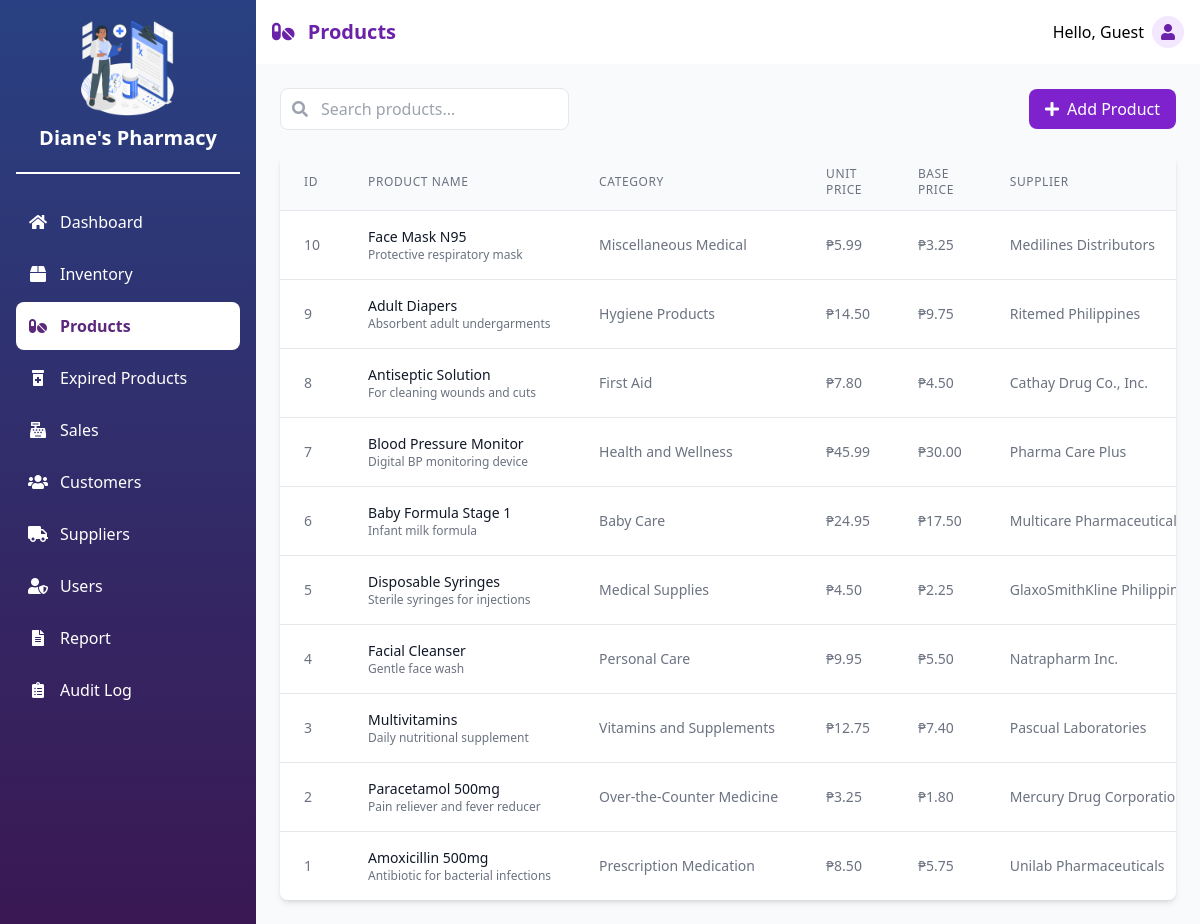
Before: /product.php with the older database file.
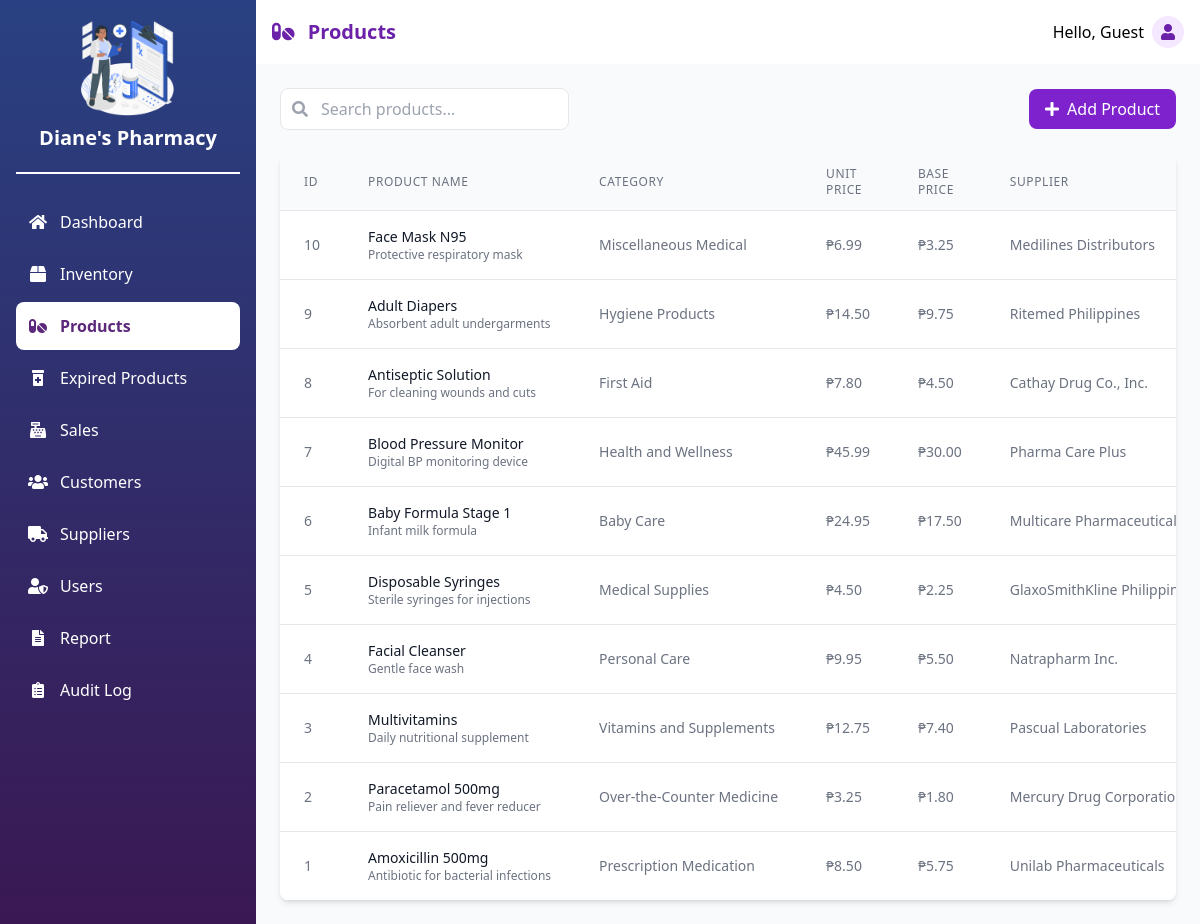
After: the same page with the newer database file.
### tables this page shows
CREATE TABLE `product` (
  `product_id` int(11) NOT NULL,
  `product_name` varchar(100) DEFAULT NULL,
  `category_id` int(11) DEFAULT NULL,
  `description` text DEFAULT NULL,
  `unit_price` decimal(10,2) DEFAULT NULL,
  `base_price` decimal(10,2) DEFAULT NULL,
  `supplier_id` int(11) DEFAULT NULL
);

CREATE TABLE `category` (
  `product_id` int(11) NOT NULL,
  `category_name` varchar(100) DEFAULT NULL
);

CREATE TABLE `supplier` (
  `supplier_id` int(11) NOT NULL,
  `supplier_name` varchar(100) DEFAULT NULL,
  `contact_number` varchar(20) DEFAULT NULL,
  `email` varchar(100) DEFAULT NULL,
  `address` varchar(255) DEFAULT NULL
);

### product.php (the view, shortened to what this page needs)
<?php
require_once 'config.php';
$pageTitle = "Products";
$pageIcon = "fas fa-pills";
try {
    $products = $pdo->query("
        SELECT p.*, c.category_name, s.supplier_name
        FROM product p
        LEFT JOIN category c ON p.category_id = c.product_id
        LEFT JOIN supplier s ON p.supplier_id = s.supplier_id
        ORDER BY p.product_id DESC
    ")->fetchAll();
} catch(PDOException $e) {
    $errorMessage = "Database error: " . $e->getMessage();
}
?>
<div class="flex justify-between items-center mb-6">
    <div class="relative">
        <input type="text" id="searchInput" placeholder="Search products..." class="pl-10 pr-4 py-2 border rounded-lg focus:outline-none focus:ring-2 focus:ring-purple-600">
        <div class="absolute inset-y-0 left-0 flex items-center pl-3 pointer-events-none">
        </div>
    </div>
    <button onclick="showAddProductModal()" class="bg-purple-700 hover:bg-purple-800 text-white py-2 px-4 rounded-lg flex items-center">
        <i class="fas fa-plus mr-2"></i> Add Product
    </button>
</div>
<div class="bg-white rounded-lg shadow-md overflow-hidden">
    <table class="min-w-full divide-y divide-gray-200">
        <thead class="bg-gray-50">
            <tr>
                <th class="px-6 py-3 text-left text-xs font-medium text-gray-500 uppercase tracking-wider">ID</th>
                <th class="px-6 py-3 text-left text-xs font-medium text-gray-500 uppercase tracking-wider">Product Name</th>
                <th class="px-6 py-3 text-left text-xs font-medium text-gray-500 uppercase tracking-wider">Category</th>
                <th class="px-6 py-3 text-left text-xs font-medium text-gray-500 uppercase tracking-wider">Unit Price</th>
                <th class="px-6 py-3 text-left text-xs font-medium text-gray-500 uppercase tracking-wider">Base Price</th>
                <th class="px-6 py-3 text-left text-xs font-medium text-gray-500 uppercase tracking-wider">Supplier</th>
            </tr>
        </thead>
        <tbody class="bg-white divide-y divide-gray-200">
            <?php foreach ($products as $product): ?>
                <tr class="hover:bg-gray-50">
                    <td class="px-6 py-4 whitespace-nowrap text-sm text-gray-500"><?php echo $product['product_id']; ?></td>
                    <td class="px-6 py-4 whitespace-nowrap">
                        <div class="text-sm font-medium text-gray-900"><?php echo $product['product_name']; ?></div>
                        <div class="text-xs text-gray-500"><?php echo substr($product['description'], 0, 50) . (strlen($product['description']) > 50 ? '...' : ''); ?></div>
                    </td>
                    <td class="px-6 py-4 whitespace-nowrap text-sm text-gray-500"><?php echo $product['category_name']; ?></td>
                    <td class="px-6 py-4 whitespace-nowrap text-sm text-gray-500">₱<?php echo number_format($product['unit_price'], 2); ?></td>
                    <td class="px-6 py-4 whitespace-nowrap text-sm text-gray-500">₱<?php echo number_format($product['base_price'], 2); ?></td>
                    <td class="px-6 py-4 whitespace-nowrap text-sm text-gray-500"><?php echo $product['supplier_name']; ?></td>
                </tr>
            <?php endforeach; ?>
        </tbody>
    </table>
</div>
<?php
$content = ob_get_clean();
include 'layout.php';
?>

### layout.php (shortened to what this page needs)
<!DOCTYPE html>
<html lang="en">
<head>
    <script src="https://cdn.tailwindcss.com"></script>
    <link rel="stylesheet" href="https://cdnjs.cloudflare.com/ajax/libs/font-awesome/5.15.4/css/all.min.css">
</head>
<body class="bg-gray-100">
    <div class="flex h-screen">
        <div class="w-64 sidebar text-white overflow-y-auto">
            <div class="logo-container p-4">
                <img src="img/logo.png" alt="Diane's Pharmacy Logo" class="logo-img">
                <div class="text-center text-xl font-bold">Diane's Pharmacy</div>
                <div class="w-full h-0.5 bg-white mt-3 md:mt-4 lg:mt-5 hidden md:block"></div>
            </div>
            <ul class="px-4">
                <li class="mb-1">
                    <a href="home.php" class="nav-item flex items-center p-3 rounded-lg <?php echo basename($_SERVER['PHP_SELF']) == 'home.php' ? 'active-nav-item' : ''; ?>">
                        <i class="fas fa-home mr-3 w-5 text-center"></i> Dashboard
                    </a>
                </li>
                <li class="mb-1">
                    <a href="inventory.php" class="nav-item flex items-center p-3 rounded-lg <?php echo basename($_SERVER['PHP_SELF']) == 'inventory.php' ? 'active-nav-item' : ''; ?>">
                        <i class="fas fa-box mr-3 w-5 text-center"></i> Inventory
                    </a>
                </li>
                <li class="mb-1">
                    <a href="product.php" class="nav-item flex items-center p-3 rounded-lg <?php echo basename($_SERVER['PHP_SELF']) == 'product.php' ? 'active-nav-item' : ''; ?>">
                        <i class="fas fa-pills mr-3 w-5 text-center"></i> Products
                    </a>
                </li>
                <li class="mb-1">
                    <a href="expired_product.php" class="nav-item flex items-center p-3 rounded-lg <?php echo basename($_SERVER['PHP_SELF']) == 'expired_product.php' ? 'active-nav-item' : ''; ?>">
                        <i class="fas fa-prescription-bottle-alt mr-3 w-5 text-center"></i> Expired Products
                    </a>
                </li>
                <li class="mb-1">
                    <a href="sales.php" class="nav-item flex items-center p-3 rounded-lg <?php echo basename($_SERVER['PHP_SELF']) == 'sales.php' ? 'active-nav-item' : ''; ?>">
                        <i class="fas fa-cash-register mr-3 w-5 text-center"></i> Sales
                    </a>
                </li>
                <li class="mb-1">
                    <a href="customer.php" class="nav-item flex items-center p-3 rounded-lg <?php echo basename($_SERVER['PHP_SELF']) == 'customer.php' ? 'active-nav-item' : ''; ?>">
                        <i class="fas fa-users mr-3 w-5 text-center"></i> Customers
                    </a>
                </li>
                <li class="mb-1">
                    <a href="supplier.php" class="nav-item flex items-center p-3 rounded-lg <?php echo basename($_SERVER['PHP_SELF']) == 'supplier.php' ? 'active-nav-item' : ''; ?>">
                        <i class="fas fa-truck mr-3 w-5 text-center"></i> Suppliers
                    </a>
                </li>
                <li class="mb-1">
                    <a href="user.php" class="nav-item flex items-center p-3 rounded-lg <?php echo basename($_SERVER['PHP_SELF']) == 'user.php' ? 'active-nav-item' : ''; ?>">
                        <i class="fas fa-user-shield mr-3 w-5 text-center"></i> Users
                    </a>
                </li>
                <li class="mb-1">
                    <a href="report.php" class="nav-item flex items-center p-3 rounded-lg <?php echo basename($_SERVER['PHP_SELF']) == 'report.php' ? 'active-nav-item' : ''; ?>">
                        <i class="fas fa-file-alt mr-3 w-5 text-center"></i> Report
                    </a>
                </li>
                <li class="mb-1">
                    <a href="auditlog.php" class="nav-item flex items-center p-3 rounded-lg <?php echo basename($_SERVER['PHP_SELF']) == 'auditlog.php' ? 'active-nav-item' : ''; ?>">
                        <i class="fas fa-clipboard-list mr-3 w-5 text-center"></i> Audit Log
                    </a>
                </li>
            </ul>
        </div>
        <div class="flex-1 flex flex-col overflow-hidden">
            <header class="bg-white shadow-sm">
                <div class="flex justify-between items-center p-4">
                    <div class="text-xl font-bold text-purple-800">
                        <i class="<?php echo $pageIcon; ?> mr-2"></i> <?php echo $pageTitle; ?>
                    </div>
                    <div class="flex items-center">
                        <span class="mr-2">Hello, <?php echo isset($_SESSION['username']) ? $_SESSION['username'] : 'Guest'; ?></span>
                        <div class="dropdown">
                            <div class="w-8 h-8 rounded-full bg-purple-100 flex items-center justify-center text-purple-800 cursor-pointer" onclick="toggleDropdown()">
                                <i class="fas fa-user"></i>
                            </div>
                        </div>
                    </div>
                </div>
            </header>
            <main class="flex-1 overflow-y-auto p-6 bg-gray-50">
                <?php echo $content; ?>
            </main>
        </div>
    </div>
</body>
</html>

### layout.php (style rules this page uses)
.sidebar { background: linear-gradient(180deg, #186AB1 -100%, #3A1853 100%); }
.nav-item { transition: all 0.3s ease; }
.active-nav-item { background-color: white; color: #5B287B; font-weight: bold; }
.logo-container { display: flex; flex-direction: column; align-items: center; margin-bottom: 0.5rem; }
.logo-img { width: 100px; height: 100px; margin-bottom: 0.5rem; }
.dropdown { position: relative; display: inline-block; }

Changed rows visible on the page:
changed product "Face Mask N95": unit_price "5.99" → "6.99"
